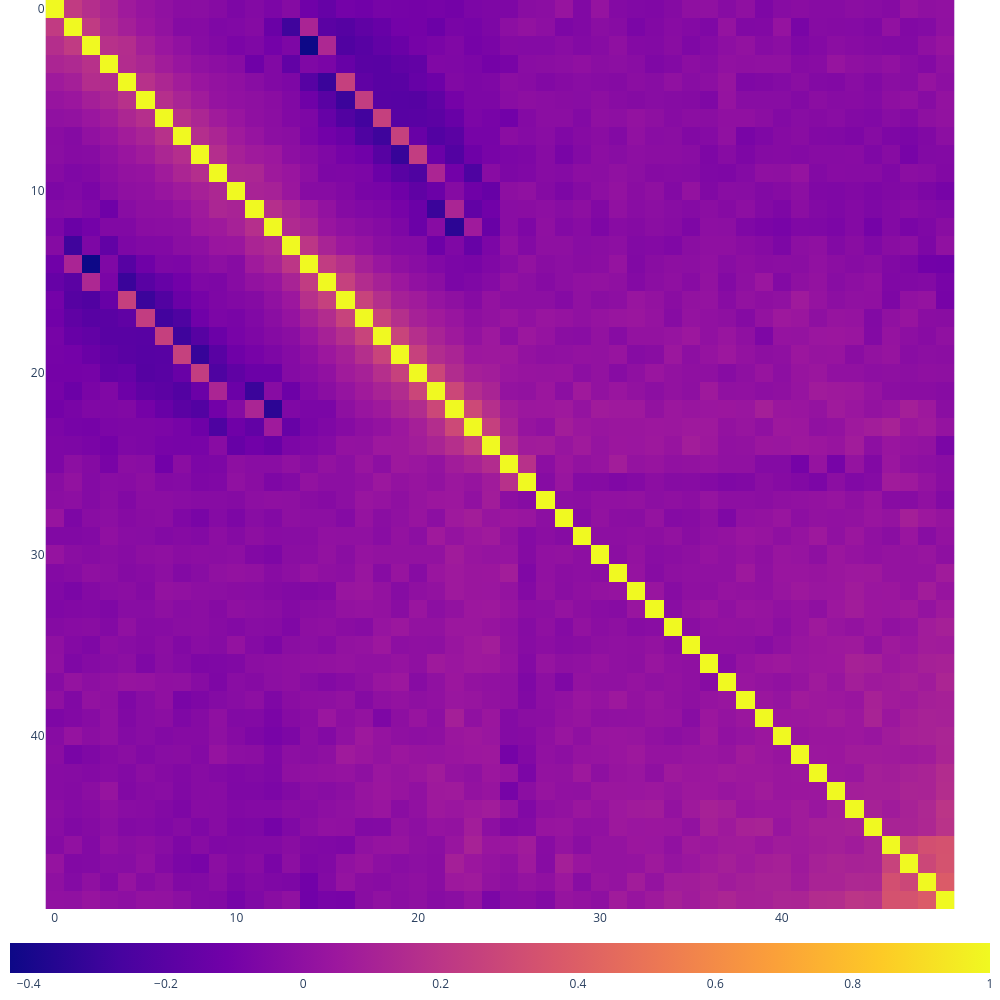

Source (notebook cell):
### Code cell
import plotly.express as px

#embedding = model.token_embedding_table(torch.arange(vocab_size)).detach().cpu().numpy()
embedding = model.position_embedding(torch.arange(block_size)).detach().numpy()

similarity = []

for x in embedding:
    row = []
    for y in embedding:
        row.append(np.dot(x, y)/(np.linalg.norm(x)*np.linalg.norm(y)))
    similarity.append(row)

similarity = np.array(similarity)

figure = px.imshow(
    similarity,
    title=f"{MODELNAME} token embedding similarity matrix",
    #color_continuous_scale="YlOrRd_r",
    #zmin=similarity.min()-0.05,
    #zmin=-0.5,
    #zmax=0.3
)

hide_ui = True

if hide_ui:
    figure.layout["coloraxis"]["colorbar"].x = 0.5
    figure.layout["coloraxis"]["colorbar"].y = -0.1
    figure.layout["coloraxis"]["colorbar"].orientation = "h"
    #figure.update_xaxes(showticklabels=False)
    #figure.update_yaxes(showticklabels=False)
    figure.update_layout(
        title="",
        autosize=False,
        margin=dict(
            l=0,
            r=0,
            b=0,
            t=0,
            pad=0
        ),
        width=1000,
        height=1000
    )

figure

### Figure 1 — Plotly figure (JSON) as saved in the notebook; plotly's stock layout.template omitted (floating-point values rounded to 4 significant figures; data arrays with more than 128 entries replaced by an {"elided": "..."} marker saying what was removed)
{"data": [{"coloraxis": "coloraxis", "hovertemplate": "x: %{x}<br>y: %{y}<br>color: %{z}<extra></extra>", "name": "0", "type": "heatmap", "xaxis": "x", "yaxis": "y", "z": {"elided": "50x50 float values"}}], "layout": {"autosize": false, "coloraxis": {"colorbar": {"orientation": "h", "x": 0.5, "y": -0.1}, "colorscale": [[0, "#0d0887"], [0.1111, "#46039f"], [0.2222, "#7201a8"], [0.3333, "#9c179e"], [0.4444, "#bd3786"], [0.5556, "#d8576b"], [0.6667, "#ed7953"], [0.7778, "#fb9f3a"], [0.8889, "#fdca26"], [1, "#f0f921"]]}, "height": 1000, "margin": {"b": 0, "l": 0, "pad": 0, "r": 0, "t": 0}, "title": {"text": ""}, "width": 1000, "xaxis": {"anchor": "y", "constrain": "domain", "domain": [0, 1], "scaleanchor": "y"}, "yaxis": {"anchor": "x", "autorange": "reversed", "constrain": "domain", "domain": [0, 1]}}}
